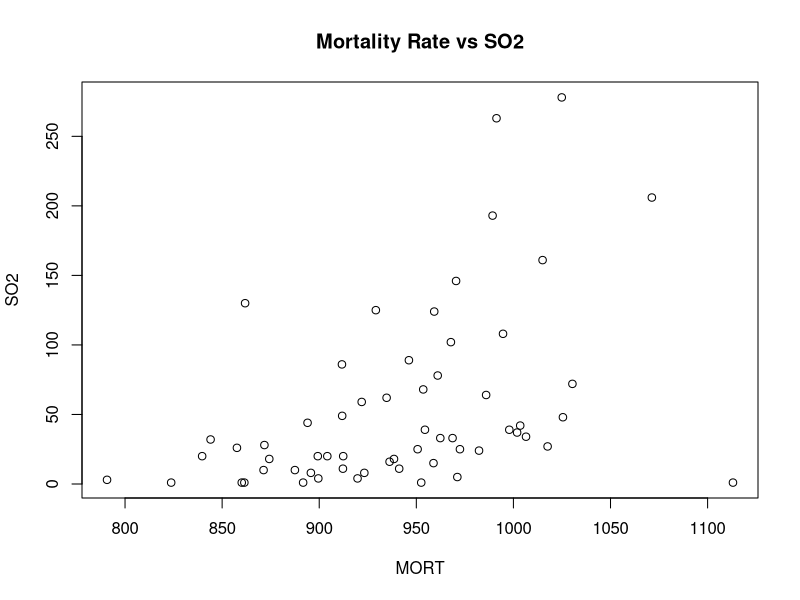
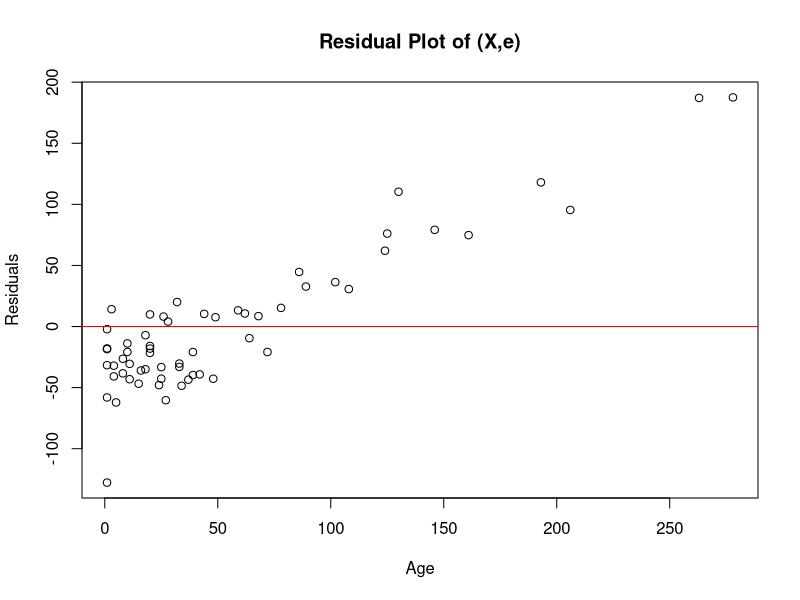
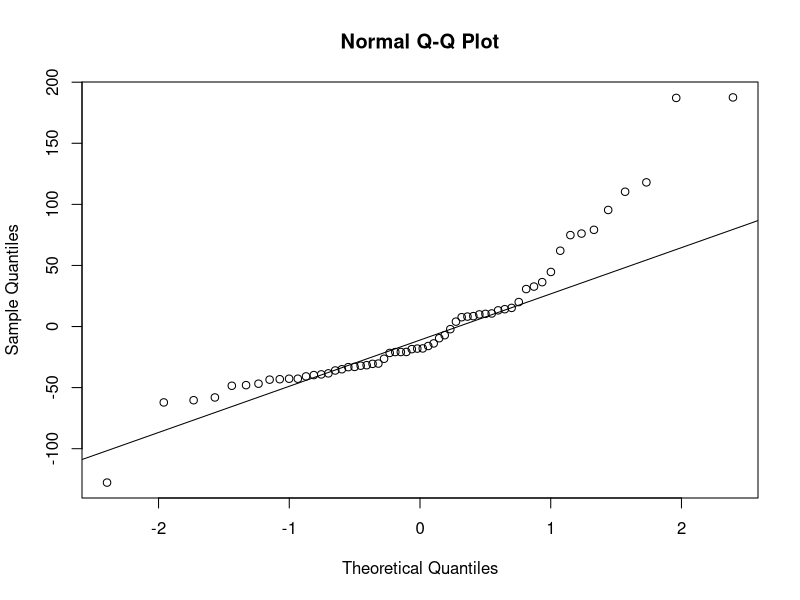
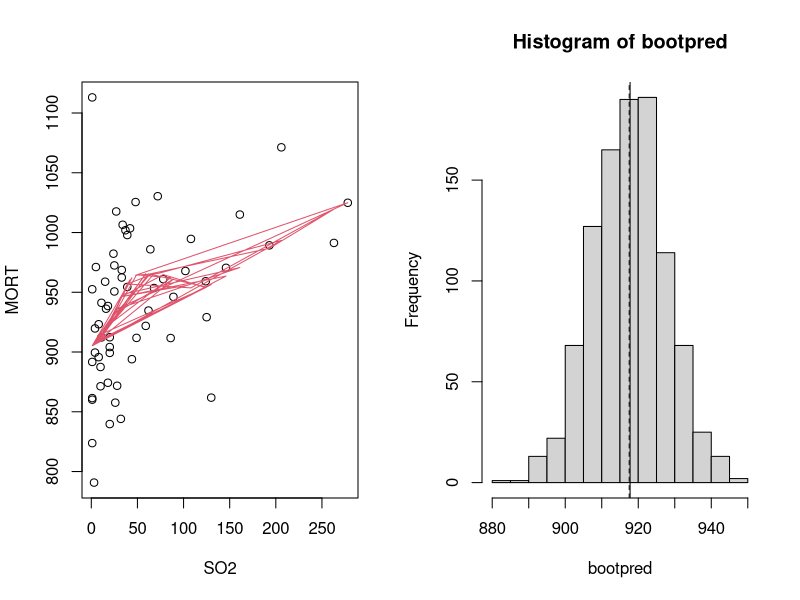
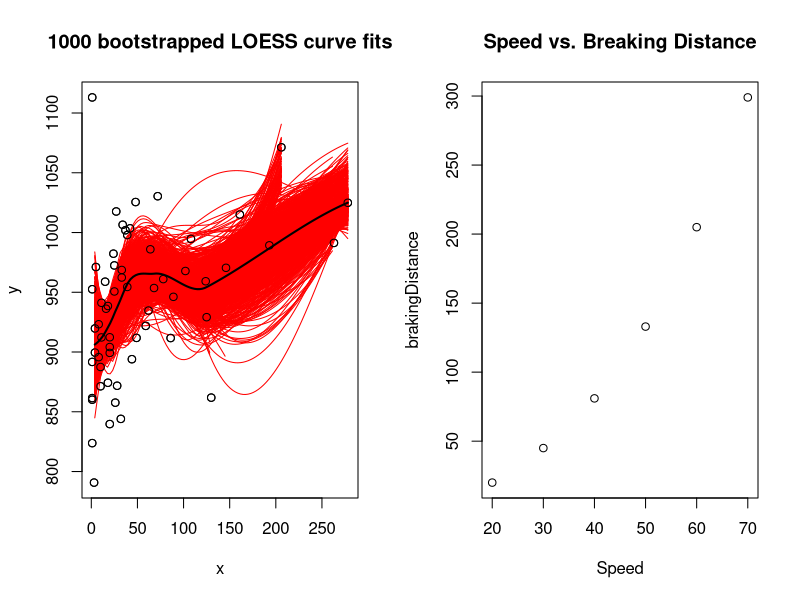
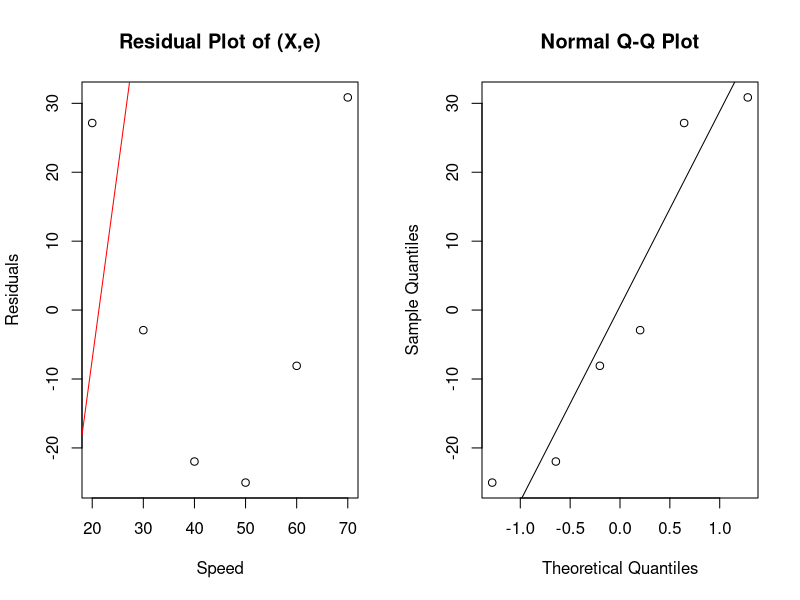

Recreate these plots in R, in order.
## ---- chunk 1
knitr::opts_chunk$set(echo = TRUE)
set.seed(100)
## ---- chunk 2
library(tidyverse)
Pollution <- read.csv("Pollution.csv", header = TRUE)

plot(SO2~MORT, data = Pollution, main ="Mortality Rate vs SO2")
X <- Pollution$SO2
fit <- lm(SO2~MORT, data = Pollution)
e <- resid(fit)
plot(X,e,ylab = "Residuals", xlab="Age", main="Residual Plot of (X,e)")
abline(0,0, col = "Red")
qqnorm(e)
qqline(e)
## ---- chunk 3
par(mfrow=c(1,2)) # set up two panels for our plots
bootpred <- numeric(1000) # create vector to hold bootstrapped predictions
hyp.so2 <- 16 # set the hypothesized x value for prediction
rate.lo <- loess(MORT~SO2, data = Pollution)
pred <- predict(rate.lo, data.frame(SO2 = hyp.so2))

plot(MORT~SO2, data = Pollution) # make scatterplot of the data points
lines(Pollution$SO2, rate.lo$fit, col=2) # draw in the fitted loess curve
for (i in 1:1000) {
  n <- nrow(Pollution)
  index <- sample(1:n, size=n, replace=TRUE)
  bootdata<- data.frame(Mort=Pollution$MORT[index],SO2=Pollution$SO2[index])
  bootfit <- loess(Mort~SO2, bootdata)
  bootpred[i] <- predict(bootfit, data.frame(SO2 = hyp.so2))
} # extract predicted rate when age=12

hist(bootpred) # picture of the bootstrap dist of predictions
abline(v=pred) # add vertical line at the actual sample prediction
abline(v=mean(bootpred),lty=2) # add dashed line at mean of the bootstrap distribution
quantile(bootpred, c(0.025, 0.975)) # bootstrap CI for prediction
## ---- chunk 4
x <- Pollution$SO2
y <- Pollution$MORT
out <- loess(y~x, span = 0.75)
plot(y~x, main="1000 bootstrapped LOESS curve fits")
curve(predict(out, newdata=data.frame(x = x)), add=TRUE)
n <- length(x)

nboot <- 1000
for (i in 1:nboot) {
  index <- sample(n, replace = TRUE)
  boot.x <- x[index]
  boot.y <- y[index]
  boot.out <- loess(boot.y~boot.x, span=0.75)
  curve(predict(boot.out, data.frame(boot.x = x)), add=TRUE, col="red")
}
points(x, y)
curve(predict(out, newdata=data.frame(x = x)), add=TRUE, lwd=2)
## ---- chunk 5
slrfit <- lm(MORT~SO2, data = Pollution)
predict(slrfit, newdata=data.frame(SO2=16), int="conf")
## ---- chunk 6
Speed <- c(20, 30, 40, 50, 60, 70)
brakingDistance <- c(20, 45, 81, 133, 205, 	299)

plot(brakingDistance~Speed, main ="Speed vs. Breaking Distance")
## ---- chunk 7
fit <- lm(brakingDistance~Speed)
summary(fit)
## ---- chunk 8
predict(fit, newdata = data.frame(Speed = 30), int ="conf")
## ---- chunk 9
par(mfrow=c(1,2)) # Set up two panels for our plots
X <- Speed
e <- resid(fit)
plot(X,e,ylab = "Residuals", xlab="Speed", main="Residual Plot of (X,e)")
abline(fit, col = "Red")
qqnorm(e)
qqline(e)
